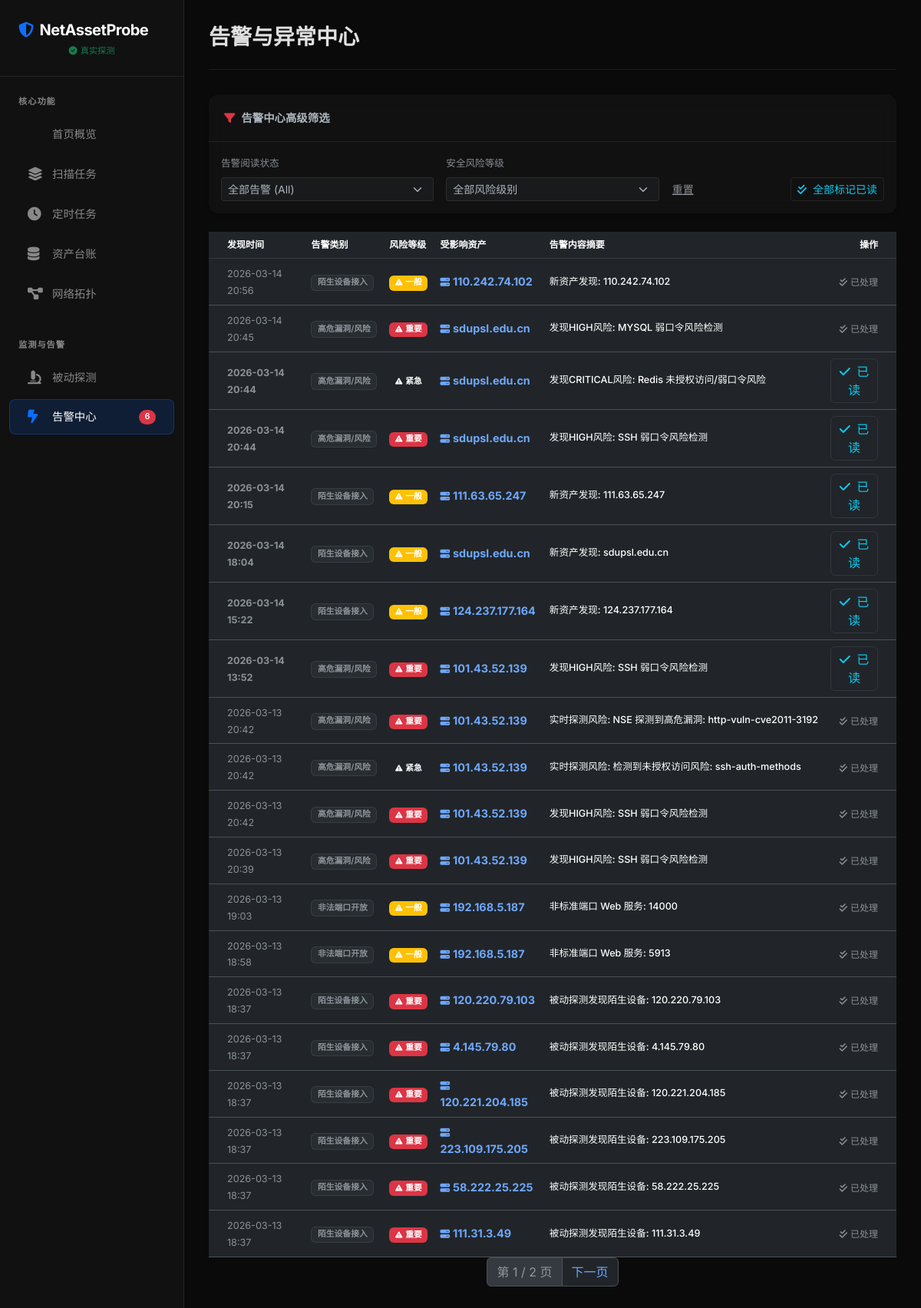
The app's page /alerts/ with its own data.
### scanner/models.py (models this page shows, shortened)
class Alert(models.Model):
    ALERT_TYPE_CHOICES = (
        ('NEW_ASSET', '陌生设备接入'),
        ('PORT_CHANGE', '非法端口开放'),
        ('VULNERABILITY', '高危漏洞/风险'),
        ('OFFLINE', '设备异常下线'),
        ('SERVICE_CHANGE', '服务变更'),
        ('PROBE', '恶意探测/黑产探针'),
    )
    SEVERITY_CHOICES = (
        ('LOW', '提示'),
        ('MEDIUM', '一般'),
        ('HIGH', '重要'),
        ('CRITICAL', '紧急'),
    )
    STATUS_CHOICES = (
        ('UNREAD', '未读'),
        ('READ', '已读'),
        ('RESOLVED', '已处理'),
        ('IGNORED', '忽略'),
    )
    asset = models.ForeignKey(Asset, related_name='alerts', on_delete=models.CASCADE, null=True, blank=True, db_index=True)
    alert_type = models.CharField(max_length=20, choices=ALERT_TYPE_CHOICES, db_index=True)
    severity = models.CharField(max_length=20, choices=SEVERITY_CHOICES, default='LOW', db_index=True)
    status = models.CharField(max_length=20, choices=STATUS_CHOICES, default='UNREAD', db_index=True)
    title = models.CharField(max_length=255)
    content = models.TextField()
    timestamp = models.DateTimeField(auto_now_add=True, db_index=True)
    class Meta:
        ordering = ['-timestamp']

class Asset(models.Model):
    IMPORTANCE_CHOICES = (
        (0, '普通'),
        (1, '重要'),
        (2, '关键核心'),
    )
    ip_address = models.GenericIPAddressField(unique=True, db_index=True)
    hostname = models.CharField(max_length=255, blank=True, null=True, db_index=True)
    os_info = models.CharField(max_length=255, blank=True, null=True, db_index=True)
    mac_address = models.CharField(max_length=50, blank=True, null=True, db_index=True)
    vendor = models.CharField(max_length=100, blank=True, null=True, db_index=True)
    is_up = models.BooleanField(default=True, db_index=True)
    last_scanned = models.DateTimeField(auto_now=True, db_index=True)
    open_ports_count = models.IntegerField(default=0)
    category = models.ForeignKey(Category, on_delete=models.SET_NULL, null=True, blank=True)
    tags = models.ManyToManyField(Tag, blank=True)
    importance = models.IntegerField(choices=IMPORTANCE_CHOICES, default=0, db_index=True)
    department = models.CharField(max_length=100, blank=True, null=True, db_index=True, help_text="归属部门")
    business_system = models.CharField(max_length=100, blank=True, null=True, db_index=True, help_text="归属业务系统")
    network_segment = models.CharField(max_length=50, blank=True, null=True, db_index=True, help_text="所属网段 (如 192.168.1.0/24)")
    discovery_method = models.CharField(max_length=20, choices=(
        ('ACTIVE', '主动扫描'),
        ('PASSIVE', '被动探测'),
        ('MANUAL', '手动录入'),
    ), default='ACTIVE')

### scanner/views.py (the view)
# urls.py: path('alerts/', views.AlertListView.as_view(), name='alert_list'),
class AlertListView(ListView):
    model = Alert
    template_name = 'scanner/alert_list.html'
    context_object_name = 'alerts'
    paginate_by = 20
    def get_queryset(self):
        queryset = super().get_queryset()
        read_status = self.request.GET.get('read_status')
        if read_status == 'unread':
            queryset = queryset.filter(status='UNREAD')
        elif read_status == 'read':
            queryset = queryset.filter(status='READ')
        severity = self.request.GET.get('severity')
        if severity:
            queryset = queryset.filter(severity=severity)
        return queryset

### scanner/context_processors.py (called while the page is built)
def global_settings(request):
    return {
        'unread_alerts_count': Alert.objects.filter(status='UNREAD').count(),
        'simulation_mode': getattr(settings, 'SCANNER_SIMULATION_MODE', False)
    }

### scanner/templates/scanner/alert_list.html (shortened to what this page needs)
{% extends 'scanner/base.html' %}
{% block title %}告警与异常中心{% endblock %}
{% block content %}
<div class="card mb-4 shadow-sm border-0 bg-glass">
    <div class="card-header border-bottom border-color"><i class="fas fa-filter me-2 text-danger"></i>告警中心高级筛选</div>
    <div class="card-body py-3">
        <form method="get" class="row g-3 align-items-end" id="filterForm">
            <div class="col-md-4">
                <label class="small text-muted mb-2 fw-medium">告警阅读状态</label>
                <select name="read_status" class="form-select form-select-sm border-color bg-dark bg-opacity-50" onchange="this.form.submit()">
                    <option value="" {% if not request.GET.read_status %}selected{% endif %}>全部告警 (All)</option>
                </select>
            </div>
            <div class="col-md-4">
                <label class="small text-muted mb-2 fw-medium">安全风险等级</label>
                <select name="severity" class="form-select form-select-sm border-color bg-dark bg-opacity-50" onchange="this.form.submit()">
                    <option value="">全部风险级别</option>
                </select>
            </div>
            <div class="col-md-1">
                <a href="{% url 'alert_list' %}" class="btn btn-sm btn-link text-muted p-0 mb-1">重置</a>
            </div>
            <div class="col-md-3 text-end">
                <form method="post" action="{% url 'alert_mark_all_read' %}" class="d-inline">
                    <button type="submit" class="btn btn-sm btn-outline-info border-color">
                        <i class="fas fa-check-double me-1"></i> 全部标记已读
                    </button>
                </form>
            </div>
        </form>
    </div>
</div>
<div class="table-responsive">
    <table class="table table-hover align-middle mb-0">
        <thead class="table-dark">
            <tr class="smaller text-uppercase text-muted">
                <th class="ps-4">发现时间</th>
                <th>告警类别</th>
                <th>风险等级</th>
                <th>受影响资产</th>
                <th>告警内容摘要</th>
                <th class="text-end pe-4">操作</th>
            </tr>
        </thead>
        <tbody>
            {% for alert in alerts %}
            <tr class="{% if alert.status == 'UNREAD' %}bg-danger bg-opacity-5 fw-bold{% endif %}">
                <td class="ps-4"><small class="text-muted">{{ alert.timestamp|date:"Y-m-d H:i" }}</small></td>
                <td>
                    <span class="badge bg-secondary bg-opacity-10 text-muted border border-color">{{ alert.get_alert_type_display }}</span>
                </td>
                <td>
                    <span class="badge bg-{% if alert.severity == 'CRITICAL' %}dark{% elif alert.severity == 'HIGH' %}danger{% elif alert.severity == 'MEDIUM' %}warning{% else %}info{% endif %}">
                        <i class="fas fa-triangle-exclamation me-1 small"></i>{{ alert.get_severity_display }}
                    </span>
                </td>
                <td>
                    {% if alert.asset %}
                        <a href="{% url 'asset_detail' alert.asset.id %}" class="text-decoration-none fw-bold"><i class="fas fa-server me-1 small"></i>{{ alert.asset.ip_address }}</a>
                    {% else %}
                        <span class="text-muted">-</span>
                    {% endif %}
                </td>
                <td>
                    <div class="text-truncate text-white-50 small clickable-detail"
                         style="max-width: 400px; cursor: pointer;"
                         data-bs-toggle="modal"
                         data-bs-target="#alertModal{{ alert.id }}"
                         title="点击查看详情">
                        <span class="text-white fw-medium">{{ alert.title }}</span>
                    </div>
                </td>
                <td class="text-end pe-4">
                    {% if alert.status == 'UNREAD' %}
                        <form method="post" action="{% url 'alert_mark_read' alert.id %}" class="d-inline">
                            <button type="submit" class="btn btn-xs btn-outline-info border-color px-2 py-1" title="标记已读">
                                <i class="fas fa-check me-1"></i> 已读
                            </button>
                        </form>
                    {% else %}
                        <span class="text-muted smaller"><i class="fas fa-check-double me-1"></i>已处理</span>
                    {% endif %}
                </td>
            </tr>
            {% empty %}
            <tr><td colspan="6" class="text-center py-5 text-muted">暂无符合条件的告警数据</td></tr>
            {% endfor %}
        </tbody>
    </table>
</div>
    {% if is_paginated %}
    <nav aria-label="Page navigation">
        <ul class="pagination justify-content-center">
            <li class="page-item disabled"><a class="page-link" href="#">第 {{ page_obj.number }} / {{ page_obj.paginator.num_pages }} 页</a></li>
            {% if page_obj.has_next %}
                <li class="page-item"><a class="page-link" href="?page={{ page_obj.next_page_number }}&read_status={{ request.GET.read_status }}&severity={{ request.GET.severity }}">下一页</a></li>
            {% endif %}
        </ul>
    </nav>
    {% endif %}
{% endblock %}

### scanner/templates/scanner/base.html (style rules this page uses)
:root { --dark-bg: #0a0a0a; --card-bg: rgba(30, 30, 30, 0.6); --sidebar-bg: #111111; --accent-color: #0d6efd; --border-color: rgba(255, 255, 255, 0.08); --glass-bg: rgba(255, 255, 255, 0.03); --text-main: #e0e0e0; --text-muted: #888888; }
body { font-family: 'Inter', -apple-system, BlinkMacSystemFont, "Segoe UI", Roboto, sans-serif; font-size: .9rem; background-color: var(--dark-bg); color: var(--text-main); overflow-x: hidden; }
.card { background-color: var(--card-bg); backdrop-filter: blur(10px); -webkit-backdrop-filter: blur(10px); border: 1px solid var(--border-color); border-radius: 12px; transition: transform 0.3s ease, box-shadow 0.3s ease; }
.card-header { background-color: transparent; border-bottom: 1px solid var(--border-color); padding: 1.25rem; font-weight: 600; }
.badge { padding: 0.4em 0.7em; font-weight: 600; border-radius: 6px; }

### scanner/templates/scanner/alert_list.html (style rules this page uses)
.border-color { border-color: rgba(255, 255, 255, 0.08) !important; }
.smaller { font-size: 0.75rem; }
.bg-glass { background: rgba(255, 255, 255, 0.03); backdrop-filter: blur(10px); }

### records on screen
Alert: timestamp "2026-03-14 20:56", alert_type "陌生设备接入", severity "一般", asset.ip_address "110.242.74.102", title "新资产发现: 110.242.74.102", status "READ" (drawn)
Alert: timestamp "2026-03-14 20:45", alert_type "高危漏洞/风险", severity "重要", asset.ip_address "sdupsl.edu.cn", title "发现HIGH风险: MYSQL 弱口令风险检测", status "READ" (drawn)
Alert: timestamp "2026-03-14 20:44", alert_type "高危漏洞/风险", severity "紧急", asset.ip_address "sdupsl.edu.cn", title "发现CRITICAL风险: Redis 未授权访问/弱口令风险", status "UNREAD" (drawn)
Alert: timestamp "2026-03-14 20:44", alert_type "高危漏洞/风险", severity "重要", asset.ip_address "sdupsl.edu.cn", title "发现HIGH风险: SSH 弱口令风险检测", status "UNREAD" (drawn)
Alert: timestamp "2026-03-14 20:15", alert_type "陌生设备接入", severity "一般", asset.ip_address "111.63.65.247", title "新资产发现: 111.63.65.247", status "UNREAD" (drawn)
Alert: timestamp "2026-03-14 18:04", alert_type "陌生设备接入", severity "一般", asset.ip_address "sdupsl.edu.cn", title "新资产发现: sdupsl.edu.cn", status "UNREAD" (drawn)
Alert: timestamp "2026-03-14 15:22", alert_type "陌生设备接入", severity "一般", asset.ip_address "124.237.177.164", title "新资产发现: 124.237.177.164", status "UNREAD" (drawn)
Alert: timestamp "2026-03-14 13:52", alert_type "高危漏洞/风险", severity "重要", asset.ip_address "101.43.52.139", title "发现HIGH风险: SSH 弱口令风险检测", status "UNREAD" (drawn)
Alert: timestamp "2026-03-13 20:42", alert_type "高危漏洞/风险", severity "重要", asset.ip_address "101.43.52.139", title "实时探测风险: NSE 探测到高危漏洞: http-vuln-cve2011-3192", status "READ" (drawn)
Alert: timestamp "2026-03-13 20:42", alert_type "高危漏洞/风险", severity "紧急", asset.ip_address "101.43.52.139", title "实时探测风险: 检测到未授权访问风险: ssh-auth-methods", status "READ" (drawn)
Alert: timestamp "2026-03-13 20:42", alert_type "高危漏洞/风险", severity "重要", asset.ip_address "101.43.52.139", title "发现HIGH风险: SSH 弱口令风险检测", status "READ" (drawn)
Alert: timestamp "2026-03-13 20:39", alert_type "高危漏洞/风险", severity "重要", asset.ip_address "101.43.52.139", title "发现HIGH风险: SSH 弱口令风险检测", status "READ" (drawn)
Alert: timestamp "2026-03-13 19:03", alert_type "非法端口开放", severity "一般", asset.ip_address "192.168.5.187", title "非标准端口 Web 服务: 14000", status "READ" (drawn)
Alert: timestamp "2026-03-13 18:58", alert_type "非法端口开放", severity "一般", asset.ip_address "192.168.5.187", title "非标准端口 Web 服务: 5913", status "READ" (drawn)
Alert: timestamp "2026-03-13 18:37", alert_type "陌生设备接入", severity "重要", asset.ip_address "120.220.79.103", title "被动探测发现陌生设备: 120.220.79.103", status "READ" (drawn)
Alert: timestamp "2026-03-13 18:37", alert_type "陌生设备接入", severity "重要", asset.ip_address "4.145.79.80", title "被动探测发现陌生设备: 4.145.79.80", status "READ" (drawn)
Alert: timestamp "2026-03-13 18:37", alert_type "陌生设备接入", severity "重要", asset.ip_address "120.221.204.185", title "被动探测发现陌生设备: 120.221.204.185", status "READ" (drawn)
Alert: timestamp "2026-03-13 18:37", alert_type "陌生设备接入", severity "重要", asset.ip_address "223.109.175.205", title "被动探测发现陌生设备: 223.109.175.205", status "READ" (drawn)
Alert: timestamp "2026-03-13 18:37", alert_type "陌生设备接入", severity "重要", asset.ip_address "58.222.25.225", title "被动探测发现陌生设备: 58.222.25.225", status "READ" (drawn)
Alert: timestamp "2026-03-13 18:37", alert_type "陌生设备接入", severity "重要", asset.ip_address "111.31.3.49", title "被动探测发现陌生设备: 111.31.3.49", status "READ" (drawn)

### other values on screen
{{ unread_alerts_count }} "6"
{{ page_obj.number }} "1"
{{ page_obj.paginator.num_pages }} "2"
